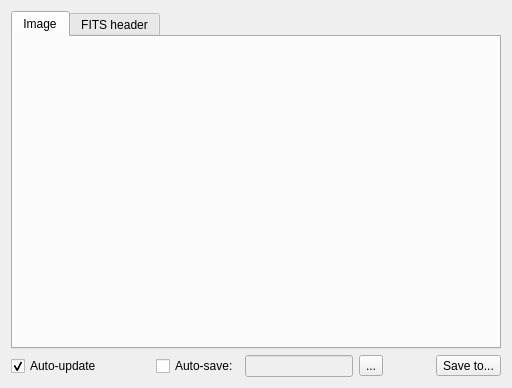
<?xml version="1.0" encoding="UTF-8"?>
<ui version="4.0">
 <class>DataDisplayWidget</class>
 <widget class="QWidget" name="DataDisplayWidget">
  <property name="geometry">
   <rect>
    <x>0</x>
    <y>0</y>
    <width>512</width>
    <height>388</height>
   </rect>
  </property>
  <property name="windowTitle">
   <string>Form</string>
  </property>
  <layout class="QVBoxLayout" name="verticalLayout">
   <item>
    <widget class="QTabWidget" name="tabWidget">
     <property name="currentIndex">
      <number>0</number>
     </property>
     <widget class="QWidget" name="tabImage">
      <attribute name="title">
       <string>Image</string>
      </attribute>
     </widget>
     <widget class="QWidget" name="tabFitsHeader">
      <attribute name="title">
       <string>FITS header</string>
      </attribute>
      <layout class="QVBoxLayout" name="verticalLayout_2">
       <property name="leftMargin">
        <number>0</number>
       </property>
       <property name="topMargin">
        <number>0</number>
       </property>
       <property name="rightMargin">
        <number>0</number>
       </property>
       <property name="bottomMargin">
        <number>0</number>
       </property>
       <item>
        <widget class="QTableWidget" name="tableFitsHeader">
         <property name="editTriggers">
          <set>QAbstractItemView::NoEditTriggers</set>
         </property>
         <property name="alternatingRowColors">
          <bool>true</bool>
         </property>
         <property name="selectionMode">
          <enum>QAbstractItemView::SingleSelection</enum>
         </property>
         <property name="selectionBehavior">
          <enum>QAbstractItemView::SelectRows</enum>
         </property>
         <attribute name="horizontalHeaderStretchLastSection">
          <bool>true</bool>
         </attribute>
         <attribute name="verticalHeaderVisible">
          <bool>false</bool>
         </attribute>
        </widget>
       </item>
      </layout>
     </widget>
    </widget>
   </item>
   <item>
    <layout class="QHBoxLayout" name="horizontalLayout">
     <item>
      <widget class="QCheckBox" name="checkAutoUpdate">
       <property name="text">
        <string>Auto-update</string>
       </property>
       <property name="checked">
        <bool>true</bool>
       </property>
      </widget>
     </item>
     <item>
      <spacer name="horizontalSpacer_2">
       <property name="orientation">
        <enum>Qt::Horizontal</enum>
       </property>
       <property name="sizeHint" stdset="0">
        <size>
         <width>38</width>
         <height>18</height>
        </size>
       </property>
      </spacer>
     </item>
     <item>
      <widget class="QCheckBox" name="checkAutoSave">
       <property name="text">
        <string>Auto-save:</string>
       </property>
      </widget>
     </item>
     <item>
      <widget class="QLineEdit" name="textAutoSavePath">
       <property name="enabled">
        <bool>false</bool>
       </property>
      </widget>
     </item>
     <item>
      <widget class="QToolButton" name="butAutoSave">
       <property name="text">
        <string>...</string>
       </property>
      </widget>
     </item>
     <item>
      <spacer name="horizontalSpacer">
       <property name="orientation">
        <enum>Qt::Horizontal</enum>
       </property>
       <property name="sizeHint" stdset="0">
        <size>
         <width>40</width>
         <height>20</height>
        </size>
       </property>
      </spacer>
     </item>
     <item>
      <widget class="QToolButton" name="butSaveTo">
       <property name="text">
        <string>Save to...</string>
       </property>
       <property name="icon">
        <iconset>
         <normaloff>:/resources/Crystal_Clear_device_floppy_unmount.png</normaloff>:/resources/Crystal_Clear_device_floppy_unmount.png</iconset>
       </property>
       <property name="toolButtonStyle">
        <enum>Qt::ToolButtonTextBesideIcon</enum>
       </property>
      </widget>
     </item>
    </layout>
   </item>
  </layout>
 </widget>
 <resources/>
 <connections/>
</ui>
